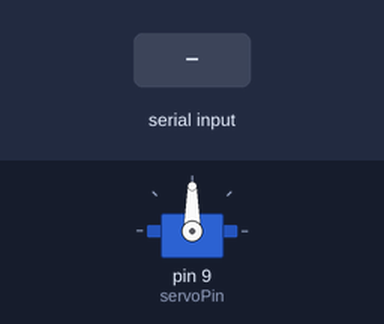
The sketch below on a simulated Arduino Uno, built with avr-gcc and run on an emulated ATmega328P. On the bench: servo. The test bench sets the inputs (shaded band). What the sketch prints to the serial monitor is not drawn.

Above: at 1.2 s.
1.3 s: "5\n" received over Serial
At 2.5 s:
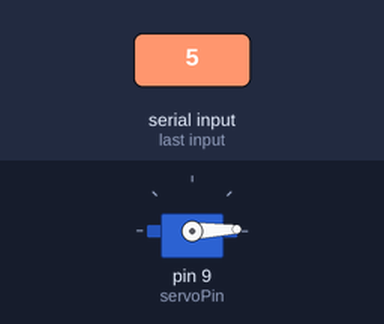
2.8 s: "90\n" received over Serial
At 3.7 s:
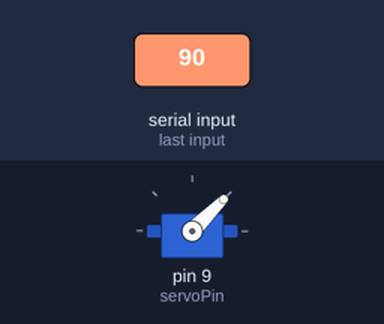
4.3 s: "200\n" received over Serial
At 4.9 s:
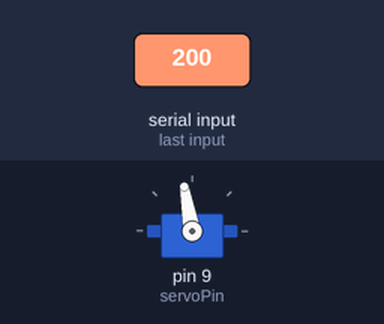
Timing chart, 0 to 7.3 s (numbered marks = the images above; inputs shaded):
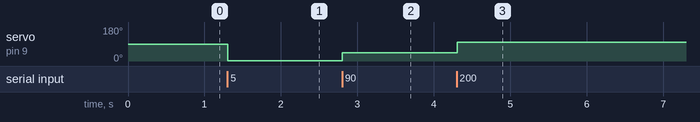

Measured:
- after the input at 1.3 s, servo on pin 9 (servoPin): 90° → 2° at once
- after the input at 2.8 s, servo on pin 9 (servoPin): 2° → 45° at once
- after the input at 4.3 s, servo on pin 9 (servoPin): 45° → 100° at once

The sketch:

testo440_keypresser.ino
```cpp
#include <Servo.h>

Servo myServo;

const int servoPin = 9;
String inputBuffer = "";

void setup() {
  Serial.begin(9600);
  myServo.attach(servoPin);

  Serial.println("Enter servo position (0-360):");
}

void loop() {
  // Read incoming serial data
  while (Serial.available() > 0) {
    char c = Serial.read();

    // If newline or carriage return, process input
    if (c == '\n' || c == '\r') {
      if (inputBuffer.length() > 0) {
        processInput(inputBuffer);
        inputBuffer = ""; // Clear buffer
      }
    } else {
      inputBuffer += c; // Build input string
    }
  }
}

void processInput(String input) {
  input.trim();

  // Check if input is numeric
  bool isValidNumber = true;
  for (unsigned int i = 0; i < input.length(); i++) {
    if (!isDigit(input[i])) {
      isValidNumber = false;
      break;
    }
  }

  if (!isValidNumber) {
    Serial.println("Error: Input must be a number.");
    return;
  }

  int angle = input.toInt();

  // Validate range 0–360
  if (angle < 0 || angle > 360) {
    Serial.println("Error: Value must be between 0 and 360.");
    return;
  }

  // Map 0–360 to servo range (0–180)
  int servoAngle = map(angle, 0, 360, 0, 180);

  myServo.write(servoAngle);

  Serial.print("OK. Input angle: ");
  Serial.print(angle);
  Serial.print(" → Servo angle: ");
  Serial.println(servoAngle);
}
```
